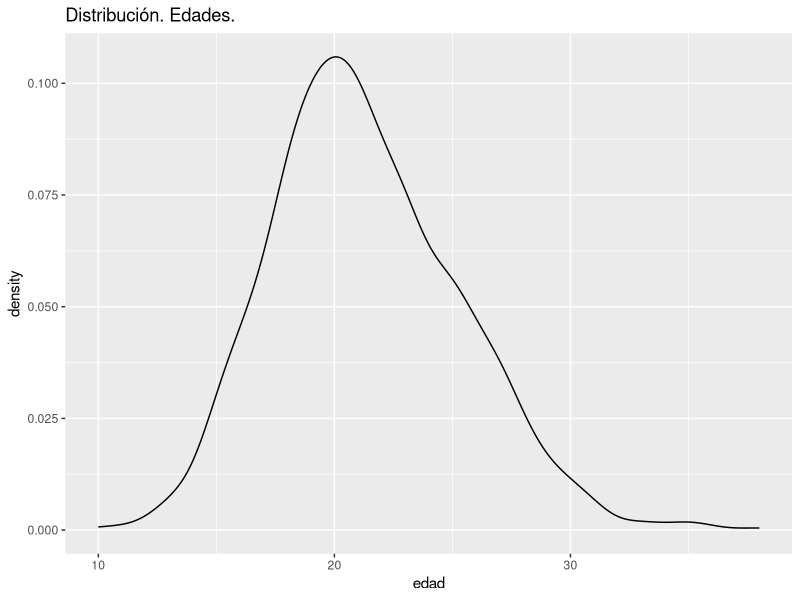
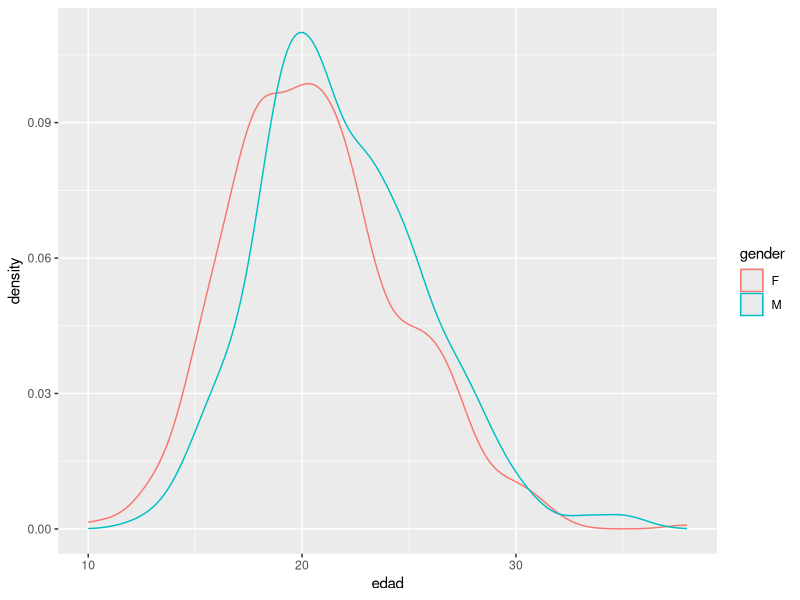
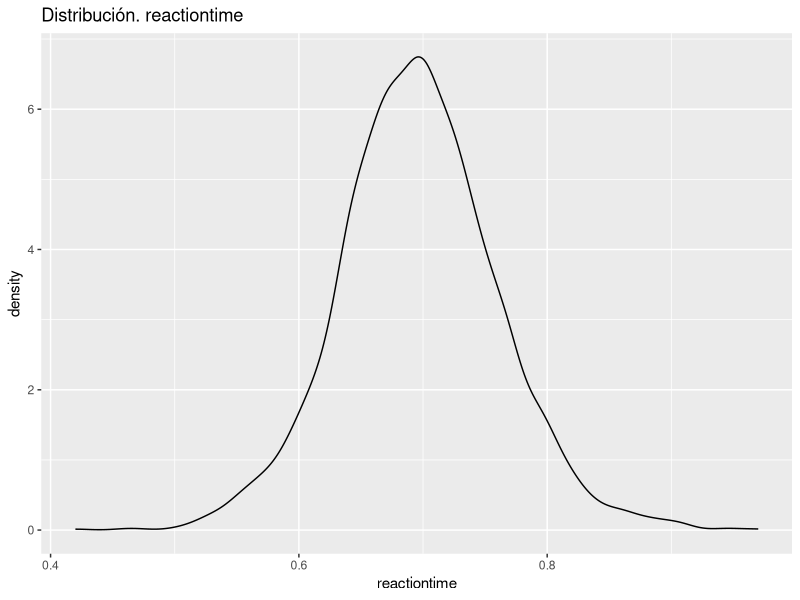
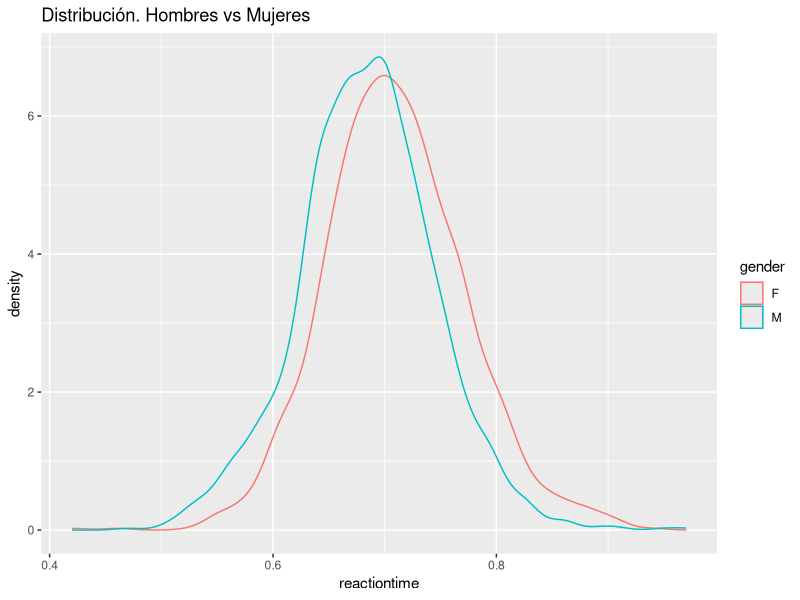
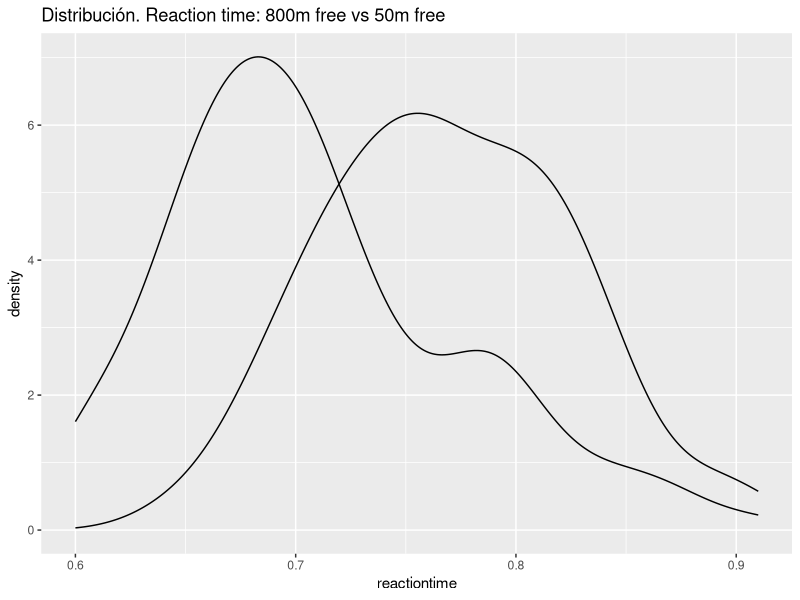
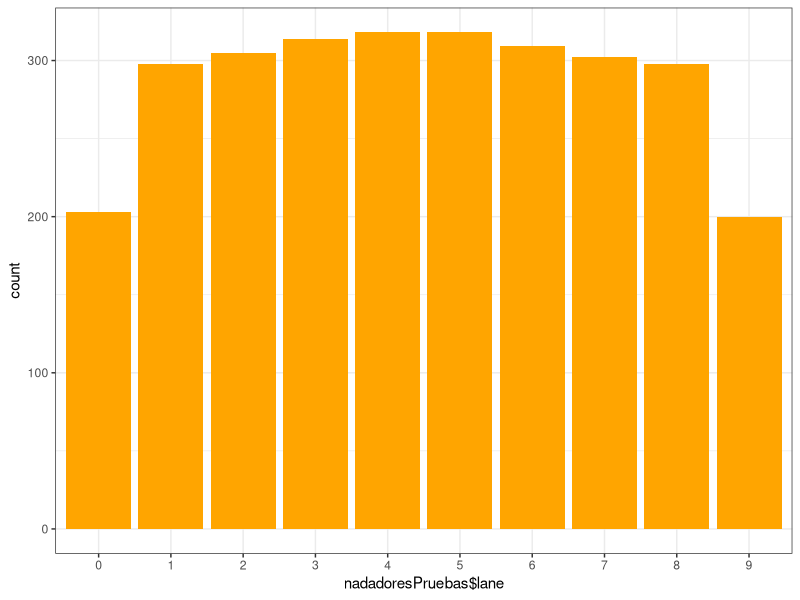
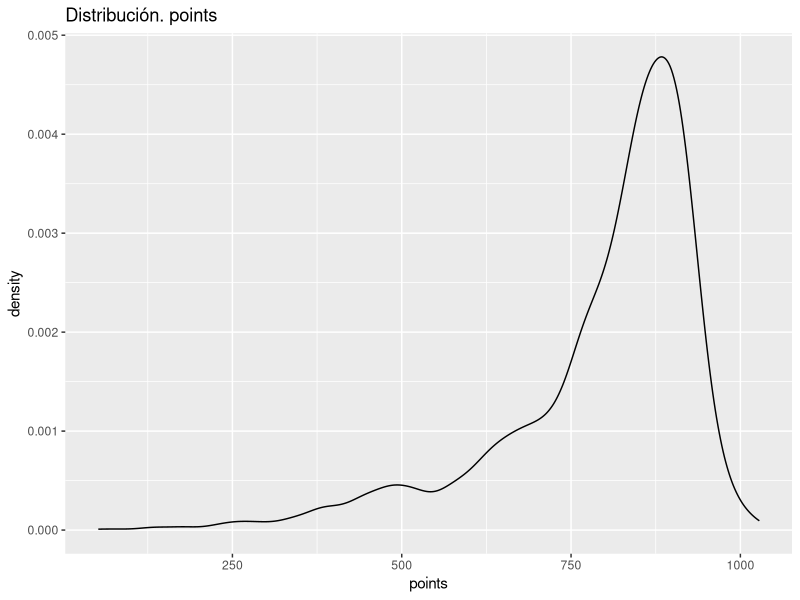
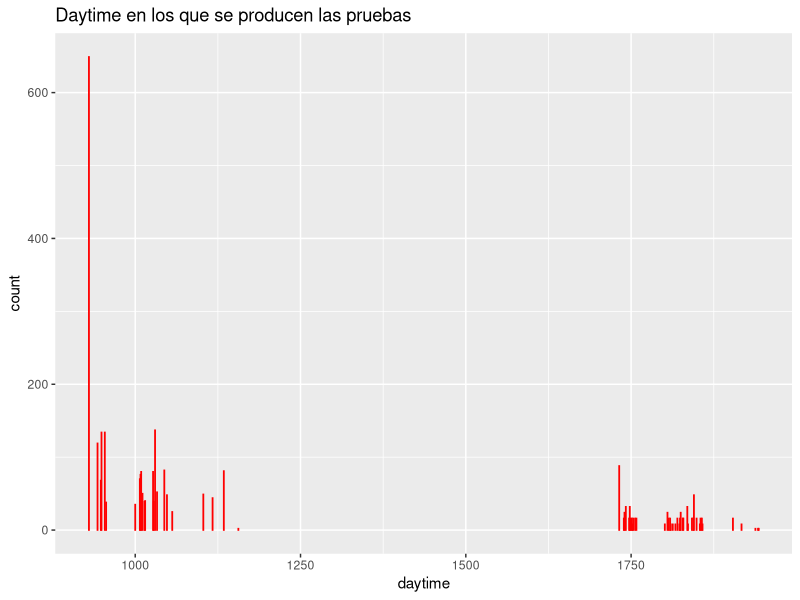

R code for these plots, in order:
## ---- chunk 1
knitr::opts_chunk$set(echo = TRUE)
# Cargamos las librerias que vamos necesitando a lo largo del codigo
library(dplyr)
library(rstatix)
library(ggplot2)
library(tidyr)
## ---- chunk 2
datos2015<-read.csv("datos/2015_FINA.csv", header=TRUE, sep = ',')
## ---- chunk 3
dim(datos2015)
## ---- chunk 4
head(datos2015,1)
## ---- chunk 5
summary(datos2015)
## ---- chunk 6
datos2015<- datos2015 %>% convert_as_factor(gender,name,code,round,heat,lane,stroke)
## ---- chunk 7
summary(datos2015)
## ---- chunk 8
datos2015$birthdate <- as.Date(datos2015$birthdate)
#Calculamos la edad
fechaKazan<- as.Date("2015-07-24")
datos2015$edad <- as.numeric(difftime(fechaKazan, datos2015$birthdate, units = "weeks")) %/% 52  # Convertir de semanas a años
## ---- chunk 9
nadadoresParticipantes <- datos2015 %>%
  distinct(athleteid, .keep_all = TRUE)
## ---- chunk 10
summary(nadadoresParticipantes$edad)
## ---- chunk 11
datos_edad_10 <- datos2015[datos2015$edad == 10, ]
datos_edad_10
## ---- chunk 12
ggplot(nadadoresParticipantes, aes(x = edad)) +
geom_density() +
ggtitle("Distribución. Edades.")
## ---- chunk 13
summary(nadadoresParticipantes$gender)
## ---- chunk 14
ggplot(nadadoresParticipantes, aes(x = edad, colour = gender)) +
# Añadir la capa de la densidad de probabilidad.
    geom_density()
## ---- chunk 15
t.test(edad~gender,data=nadadoresParticipantes)

## ---- chunk 16
tabla1<-table(nadadoresParticipantes$edad>30,nadadoresParticipantes$gender)
chisq.test(tabla1)
## ---- chunk 17
tabla2<-table(nadadoresParticipantes$edad<20,nadadoresParticipantes$gender)
chisq.test(tabla2)
## ---- chunk 18
tabla3<-table(nadadoresParticipantes$edad<18,nadadoresParticipantes$gender)
chisq.test(tabla3)
## ---- chunk 19
tabla3

#Calcular los totales
totales <- colSums(tabla3)

#Calcular el porcentaje de nadadores menores de 18 años por género
porcentajes <- (tabla3[2, ] / totales) * 100  
# fila 2 son los menores de 18

porcentajes
## ---- chunk 20
#Crear una nueva columna para clasificar por edad
nadadoresParticipantes <- nadadoresParticipantes %>%
  mutate(grupo_edad = ifelse(edad < 18, "Menores de 18", "18 y más"))

#Resumir el número de participantes en cada prueba por grupo de edad(CODIGO DE GOOGLE)
resumen_pruebas <- nadadoresParticipantes %>%
  group_by(grupo_edad , distance) %>%  # Agrupar por grupo de edad y prueba(LO MIRO POR DISTANCIAS)
  summarise(num_participantes = n(),.groups = "drop") %>%  #Contar el número de participantes
  ungroup() %>%  # Quitar agrupación
  arrange(grupo_edad, desc(num_participantes))  #Ordenar los resultados

# Mostrar el resumen
resumen_pruebas

## ---- chunk 21
ejemplo<-datos2015[datos2015$distance == 100 & datos2015$stroke=="BACK" & datos2015$code=="AUS", ]
head(ejemplo,6)
## ---- chunk 22
nadadoresPruebas <- datos2015 %>%
  distinct(eventid, athleteid, .keep_all = TRUE)

## ---- chunk 23
ggplot(nadadoresPruebas, aes(x = reactiontime)) +
geom_density() +
ggtitle("Distribución. reactiontime")

## ---- chunk 24
ggplot(nadadoresPruebas, aes(x=reactiontime, colour=gender))+
geom_density()+
  ggtitle("Distribución. Hombres vs Mujeres")
## ---- chunk 25
t.test(reactiontime~gender,data=nadadoresParticipantes)
## ---- chunk 26
nadadorasComparacionReactionTime<-nadadoresPruebas[(nadadoresPruebas$distance==50 | nadadoresPruebas$distance==800) & nadadoresPruebas$gender=="F" & nadadoresPruebas$stroke=="FREE", ]
## ---- chunk 27
ggplot(nadadorasComparacionReactionTime, aes(x = reactiontime,group=distance)) +
geom_density() +
ggtitle("Distribución. Reaction time: 800m free vs 50m free")

## ---- chunk 28
#he usado este aqui pero no lo veo yo muy asumible lo de normal (no se si vale bien asique no hago analisis)
t.test(reactiontime~distance,data=nadadorasComparacionReactionTime)
## ---- chunk 29
ggplot(nadadoresPruebas, aes(nadadoresPruebas$lane)) + geom_bar(fill = "orange") +
theme_bw()
## ---- chunk 30
ggplot(nadadoresPruebas, aes(x = points)) +
geom_density() +
ggtitle("Distribución. points")
## ---- chunk 31
datos2015[which.max(datos2015$points), ]
## ---- chunk 32
#Usamos nadadoresPruebas, donde tenemos cada nadador y la prueba que realizó. 

media_puntos <- aggregate(nadadoresPruebas$points ~ nadadoresPruebas$athleteid, data = nadadoresPruebas, FUN = mean)
media_puntos <- media_puntos[order(media_puntos$`nadadoresPruebas$points`, decreasing = TRUE), ]
media_puntos<- rename(media_puntos, "athleteid"="nadadoresPruebas$athleteid")
media_puntos<-rename(media_puntos, "meanPoints"="nadadoresPruebas$points")

media_puntos
## ---- chunk 33
nadadoresPruebas[nadadoresPruebas$athleteid==108588	, ]
## ---- chunk 34
ggplot(nadadoresPruebas, aes(daytime)) + geom_bar(width=0.5, colour="red", fill="skyblue") + ggtitle("Daytime en los que se producen las pruebas")
## ---- chunk 35
nadadoras800free<-nadadoresPruebas[nadadoresPruebas$distance==800 & nadadoresPruebas$gender=="F", ]

dim(nadadoras800free)
## ---- chunk 36
nadadoras800free<-datos2015[datos2015$gender=="F" & datos2015$distance==800 & datos2015$round=="FIN", ]

## ---- chunk 37
nadadoras800free <- nadadoras800free %>%
    select(lastname,firstname,gender,reactiontime,splitdistance,cumswimtime, swimtime)

## ---- chunk 38
mmy_theme <- function() {

  # Colors
  color.background = "white"
  color.text = "#22211d"

  # Begin construction of chart
  theme_bw(base_size=15) +

    # Format background colors
    theme(panel.background = element_rect(fill=color.background, color=color.background)) +
    theme(plot.background  = element_rect(fill=color.background, color=color.background)) +
    theme(panel.border     = element_rect(color=color.background)) +
    theme(strip.background = element_rect(fill=color.background, color=color.background)) +

    # Format the grid
    theme(panel.grid.major.y = element_blank()) +
    theme(panel.grid.minor.y = element_blank()) +
    theme(axis.ticks       = element_blank()) +

    # Format the legend
    theme(legend.position = "none") +

    # Format title and axis labels
    theme(plot.title       = element_text(color=color.text, size=20, face = "bold")) +
    theme(axis.title.x     = element_text(size=14, color="black", face = "bold")) +
    theme(axis.title.y     = element_text(size=14, color="black", face = "bold", vjust=1.25)) +
    theme(axis.text.x      = element_text(size=10, vjust=0.5, hjust=0.5, color = color.text)) +
    theme(axis.text.y      = element_text(size=10, color = color.text)) +
    theme(strip.text       = element_text(face = "bold")) +

    # Plot margins
    theme(plot.margin = unit(c(0.35, 0.2, 0.3, 0.35), "cm"))
}
## ---- chunk 39
# Ordenar los datos por tiempo
nadadoras800free <- nadadoras800free %>%
  arrange(splitdistance, cumswimtime)

# Crear un índice de posición
nadadoras800free <- nadadoras800free %>%
  group_by(splitdistance) %>%
  mutate(Posicion = rank(cumswimtime, ties.method = "first"))



ggplot(nadadoras800free, aes(x = splitdistance, y = Posicion, group = lastname)) +
  geom_line(aes(color = lastname, alpha = 1), size = 2) +
  geom_point(aes(color = lastname, alpha = 1), size = 4) +
  scale_y_reverse(breaks = 1:nrow(nadadoras800free))
## ---- chunk 40
prueba800libresPreliminar<- datos2015[datos2015$distance==800 & datos2015$gender=="F" & datos2015$stroke=="FREE" & datos2015$round=="PRE", ]

prueba800libresPreliminar <- prueba800libresPreliminar %>%
    select(lastname,firstname,gender, reactiontime, splitdistance, splitswimtime, edad, swimtime)
## ---- chunk 41
pruebawide <- prueba800libresPreliminar %>%
  pivot_wider(names_from = splitdistance,       # Los valores de 'Split' serán los nombres de las columnas
              values_from =splitswimtime)     # Los valores de 'Tiempo' llenarán las celdas
pruebawide
## ---- chunk 42

